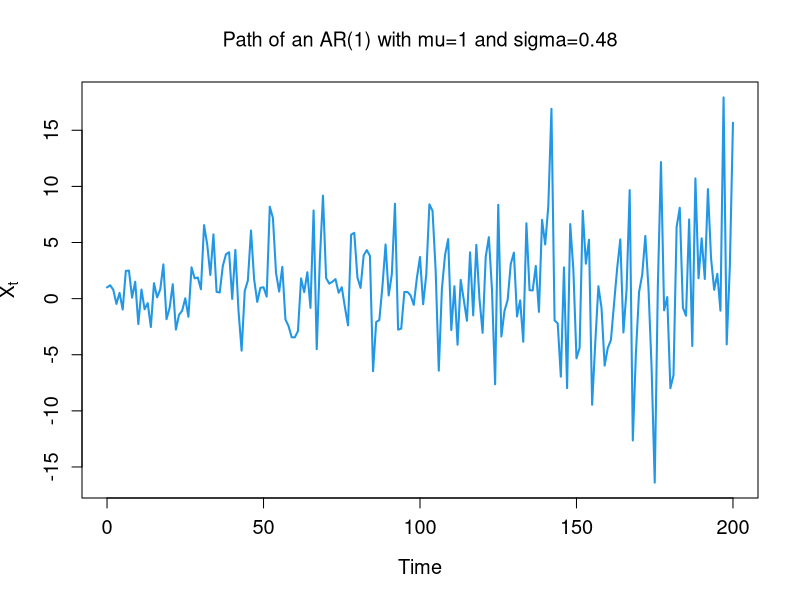

Here is the R script that generated this plot:
################################
#  Simulation of AR(1)
#  Author. KACEF, MA.PhD
#  ENSSEA, 2023
################################


  ar_1=function(n,N,t0,T,X0,mu,sigma){
    delta=1
    X=matrix(nrow=N,ncol=n+1)
    X[,1]=X0
    for(j in 1:N){
    for(i in 2:(n+1)){
      Z<-vector()
      Z<-rnorm(n=i-1,mean=mu,sd=sigma)
      X[j,i]=X0+sum(Z)
      }}  
    return(X)
  }
  
  #########################################
  #           Plot paths function
  ########################################
  plot_paths=function(X,t0,T)
  {
    dt=1
    t=seq(t0,T,by=dt)
    plot(t,type="n",xlim=c(t0,T),ylim=c(min(X),max(X)),ylab=expression(X[t]),xlab="Time",main=expression("Path of an AR(1) with mu=1 and sigma=0.48"),cex.lab=1.2,cex.axis=1.2)
    for (j in 1:N)
    {
      lines(t,X[j,],col="#2297E6",type='l',lwd=2)
    }
    
  }
  
  #####################################
  #             INPUTS
  #####################################
  # X0 start value of the AR(1), i.e. X(0)=X0.
  # mu the drift parameter. 
  # sigma	the volatility , this is a strictly positive numerical value; for example, 0.25 means a volatility of 25%.
  # [t0,T] Time interval.
  # N number of simulated paths
  # n number of points used to construct a one path of AR(1)
  ################################################ 
  
  n<-200
  N<-1
  mu<-0
  sigma<-0.45
  t0<-0
  T<-n
  X0<-1
  
  ########## Simulation ####################  
  
  X<-ar_1(n,N,t0,T,X0,mu,sigma)
  plot_paths(X,t0,T)
  
  ######################################### 